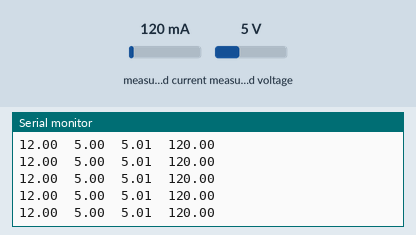
This sketch was run on a simulated Arduino Uno, built with avr-gcc and run on an emulated ATmega328P. On the bench: the last lines printed to the serial monitor. The inputs (shaded band) are chosen by the test bench; at power-on: measured current 120 mA, measured voltage 5 V.

Above: at 1.2 s.
1.3 s: measured current set to 40 mA
At 2.1 s:
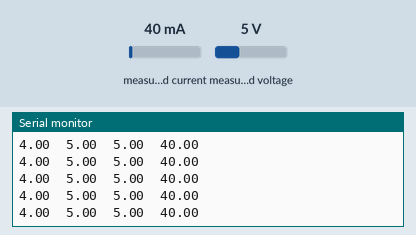
2.8 s: measured voltage set to 11.2 V
At 3.3 s:
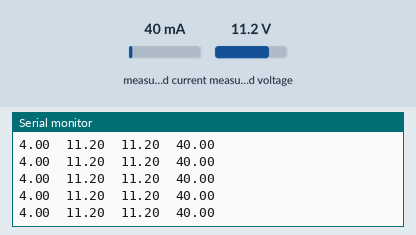
5.8 s: measured current set to 1000 mA
At 6.6 s:
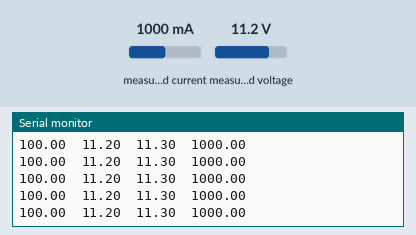
Timing chart, 0 to 8.8 s (numbered marks = the images above; inputs shaded):
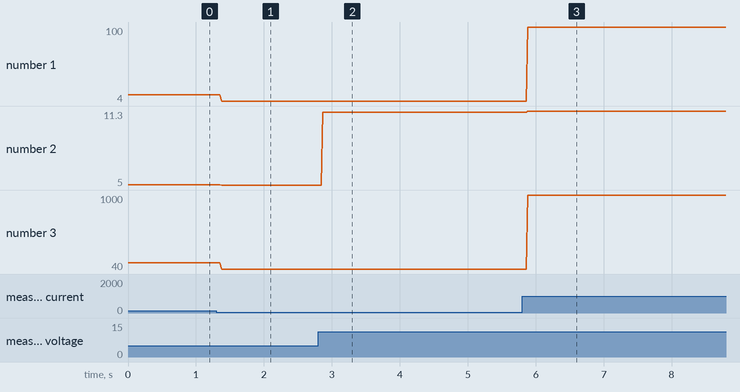

Measured:
- after the input at 1.3 s, the serial monitor: prints a new line after 0.08 s (image 1)
- after the input at 2.8 s, the serial monitor: prints a new line after 0.07 s (image 2)
- after the input at 5.8 s, the serial monitor: prints a new line after 0.09 s (image 3)
- plotted number 1: 12 → 4 after the input at 1.3 s, 4 → 100 after the input at 5.8 s
- plotted number 2: 5 → 11.2 after the input at 2.8 s, 11.2 → 11.3 after the input at 5.8 s
- plotted number 3: 120 → 40 after the input at 1.3 s, 40 → 1000 after the input at 5.8 s

The sketch:

ak_m_sensoru.ino
```cpp
#include<Adafruit_INA219.h>
#include<Wire.h>
Adafruit_INA219 ina219;
float shuntvoltage = 0,busvoltage = 0,currentma = 0,loadvoltage = 0;
void setup() {
  // put your setup code here, to run once:
  uint32_t currentFrequency;
  Serial.begin(9600);
  ina219.begin();
}

void loop() {
  // put your main code here, to run repeatedly:
  shuntvoltage = ina219.getShuntVoltage_mV();
  busvoltage = ina219.getBusVoltage_V();
  currentma = ina219.getCurrent_mA();
  loadvoltage = busvoltage+(shuntvoltage/1000);
  Serial.print(shuntvoltage);
  Serial.print("\t");
  Serial.print(busvoltage);
  Serial.print("\t");
  Serial.print(loadvoltage);
  Serial.print("\t");
  Serial.println(currentma);
}
```
